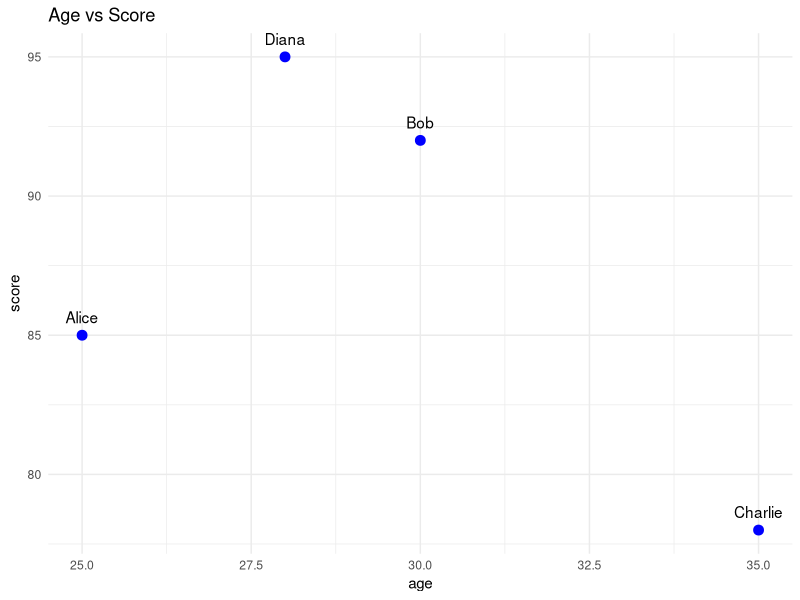
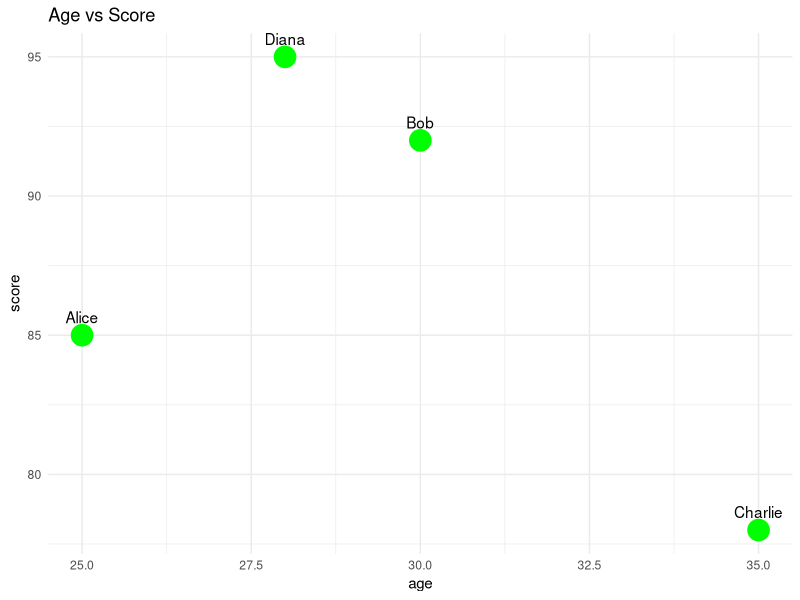

These charts were generated, in order, by the following R code:
## ---- chunk 1
# Load common packages
library(dplyr)
library(ggplot2)

# Check library paths
.libPaths()
## ---- chunk 2
# Create sample data
df <- data.frame(
  name = c("Alice", "Bob", "Charlie", "Diana"),
  age = c(25, 30, 35, 28),
  score = c(85, 92, 78, 95)
)

# View the data
df
## ---- chunk 3
# Use dplyr pipe
df |>
  filter(age > 27) |>
  arrange(desc(score))
## ---- chunk 4
# Create a simple plot
ggplot(df, aes(x = age, y = score)) +
  geom_point(size = 3, color = "blue") +
  geom_text(aes(label = name), vjust = -1) +
  theme_minimal() +
  labs(title = "Age vs Score")
## ---- chunk 5
# Create a simple plot
ggplot(df, aes(x = age, y = score)) +
  geom_point(size = 7, color = "green") +
  geom_text(aes(label = name), vjust = -1) +
  theme_minimal() +
  labs(title = "Age vs Score")
## ---- chunk 6
# Basic summary
summary(df)

# Check environment
ls()
## ---- chunk 7
# Test assignment and pipe operators
# Type: Alt+- to get <-
# Type: Alt+m to get |>
test_vector <- c(1, 2, 3, 4, 5)
test_vector |> mean()
